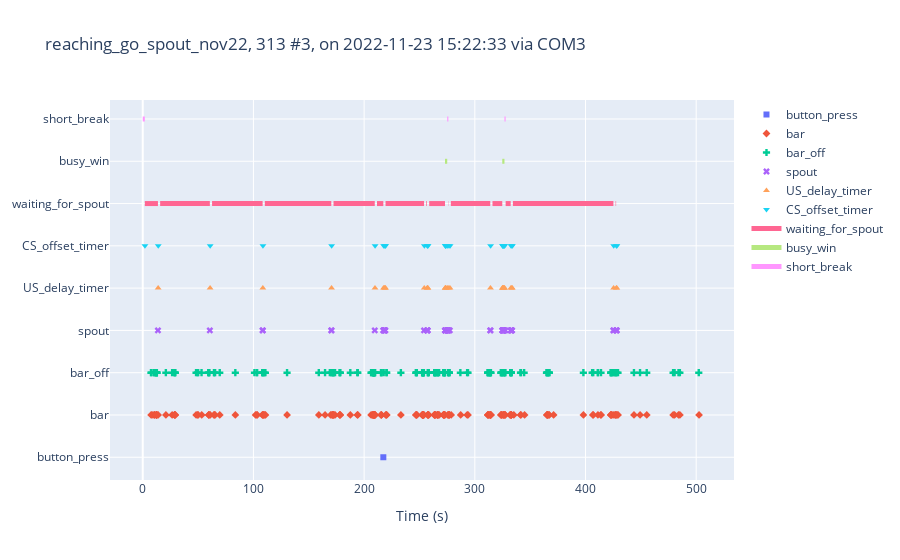
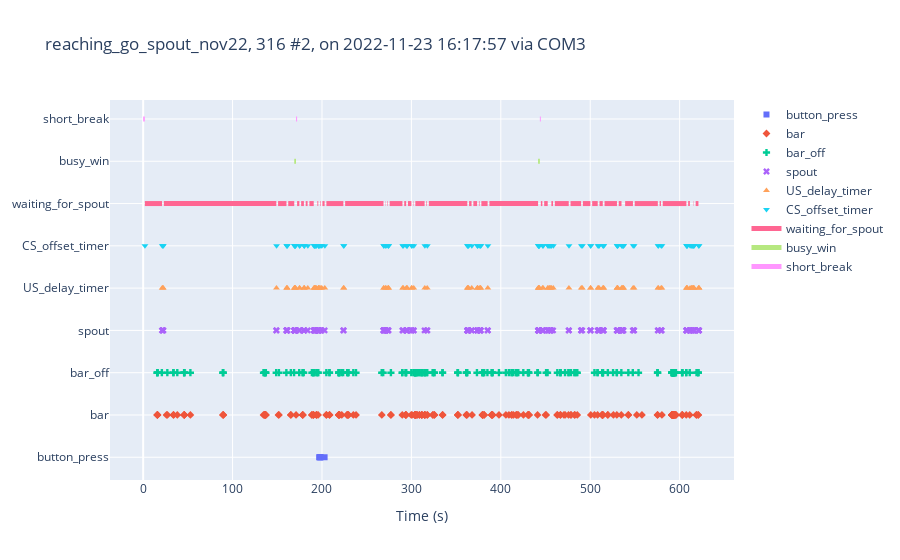
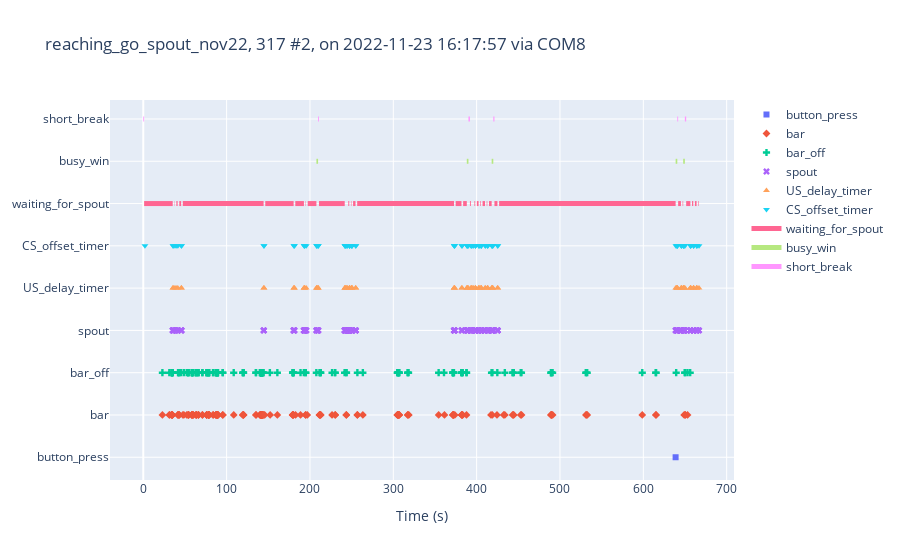
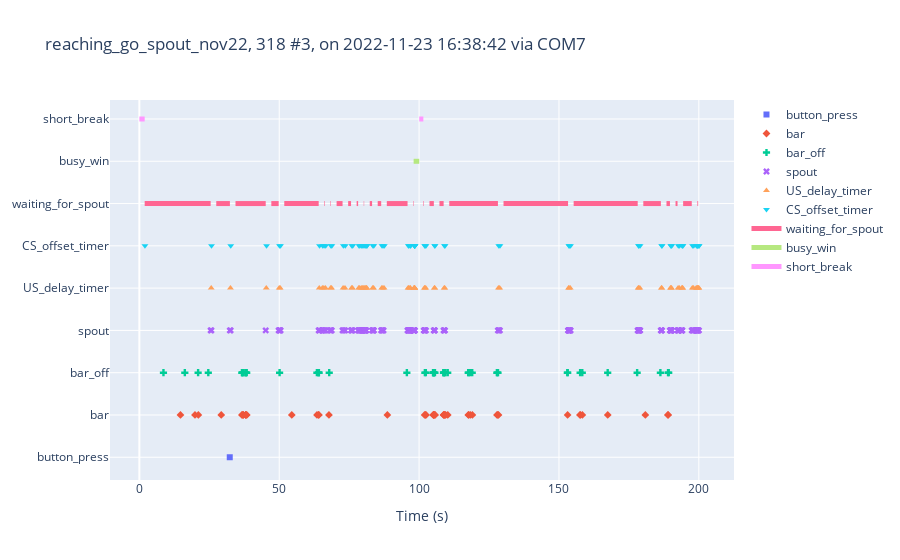

These figures' notebook cell, in order:
### Markdown cell above
#TODO JC314L-2022-11-24-111452_reaching_go_spout_bar_nov22.smrx is broken without error

### Code cell
keys = [ 'button_press', 'bar', 'bar_off', 'spout', 'US_delay_timer', 'CS_offset_timer']
state_def = [{'name': 'waiting_for_spout', 
    'onset': 'waiting_for_spout',
    'offset': 'busy_win'},
    {'name': 'busy_win', 
    'onset': 'busy_win',
    'offset': 'short_break'},
    {'name': 'short_break', 
    'onset': 'short_break', 
    'offset': 'waiting_for_spout'}]

summary_df = pd.DataFrame()

for ss in exp_cohort.sessions:
    smrxname = re.sub('\.txt', f'_{ss.task_name}.smrx', ss.file_name)
    print(smrxname)

    ss.plot_session(
        keys, state_def, export_son=True, son_filename= smrxname)

    summary_df = summary_df.append({
        'file':ss.file_name,
        'task':ss.task_name,
        'spout': len(ss.times['spout']),
        'busy_win': len(ss.times['busy_win'])},
        ignore_index=True)

### Figure 1 — Plotly figure (JSON) as saved in the notebook; plotly's stock layout.template omitted (floating-point values rounded to 4 significant figures; data arrays with more than 128 entries replaced by an {"elided": "..."} marker saying what was removed)
{"data": [{"marker": {"symbol": "square"}, "mode": "markers", "name": "button_press", "type": "scatter", "x": [217.3], "y": ["button_press"]}, {"marker": {"symbol": "diamond"}, "mode": "markers", "name": "bar", "type": "scatter", "x": {"elided": "183 float values"}, "y": {"elided": "183 str values"}}, {"marker": {"symbol": "cross"}, "mode": "markers", "name": "bar_off", "type": "scatter", "x": {"elided": "183 float values"}, "y": {"elided": "183 str values"}}, {"marker": {"symbol": "x"}, "mode": "markers", "name": "spout", "type": "scatter", "x": [13.73, 60.63, 108.3, 108.5, 170.4, 170.6, 209.6, 217.3, 217.6, 218.3, 218.5, 218.7, 218.9, 219.1, 254.1, 256.8, 257.1, 257.3, 257.4, 273.1, 273.2, 273.4, 273.6, 273.6, 275.0, 275.3, 275.3, 275.3, 276.1, 276.3, 277.4, 314.0, 314.2, 324.8, 325.0, 325.3, 325.4, 325.6, 325.9, 326.1, 326.3, 326.7, 327.6, 332.4, 332.6, 333.2, 333.4, 333.6, 425.2, 425.4, 427.6, 428.0, 428.2], "y": ["spout", "spout", "spout", "spout", "spout", "spout", "spout", "spout", "spout", "spout", "spout", "spout", "spout", "spout", "spout", "spout", "spout", "spout", "spout", "spout", "spout", "spout", "spout", "spout", "spout", "spout", "spout", "spout", "spout", "spout", "spout", "spout", "spout", "spout", "spout", "spout", "spout", "spout", "spout", "spout", "spout", "spout", "spout", "spout", "spout", "spout", "spout", "spout", "spout", "spout", "spout", "spout", "spout"]}, {"marker": {"symbol": "triangle-up"}, "mode": "markers", "name": "US_delay_timer", "type": "scatter", "x": [13.93, 60.84, 108.5, 170.6, 209.8, 217.6, 218.5, 218.9, 219.3, 254.3, 257.0, 257.3, 257.6, 273.3, 273.4, 273.8, 273.8, 275.2, 276.5, 277.6, 314.2, 325.0, 325.2, 325.5, 325.6, 326.1, 326.5, 326.9, 332.6, 333.4, 333.8, 425.4, 427.8, 428.2], "y": ["US_delay_timer", "US_delay_timer", "US_delay_timer", "US_delay_timer", "US_delay_timer", "US_delay_timer", "US_delay_timer", "US_delay_timer", "US_delay_timer", "US_delay_timer", "US_delay_timer", "US_delay_timer", "US_delay_timer", "US_delay_timer", "US_delay_timer", "US_delay_timer", "US_delay_timer", "US_delay_timer", "US_delay_timer", "US_delay_timer", "US_delay_timer", "US_delay_timer", "US_delay_timer", "US_delay_timer", "US_delay_timer", "US_delay_timer", "US_delay_timer", "US_delay_timer", "US_delay_timer", "US_delay_timer", "US_delay_timer", "US_delay_timer", "US_delay_timer", "US_delay_timer"]}, {"marker": {"symbol": "triangle-down"}, "mode": "markers", "name": "CS_offset_timer", "type": "scatter", "x": [2, 14.03, 60.94, 108.6, 170.7, 209.9, 217.7, 218.6, 219.0, 219.4, 254.4, 257.1, 257.4, 257.7, 273.4, 273.5, 273.9, 273.9, 275.3, 276.6, 277.7, 314.3, 325.1, 325.3, 325.6, 325.7, 326.2, 326.6, 327.0, 332.7, 333.5, 333.9, 425.5, 427.9, 428.3], "y": ["CS_offset_timer", "CS_offset_timer", "CS_offset_timer", "CS_offset_timer", "CS_offset_timer", "CS_offset_timer", "CS_offset_timer", "CS_offset_timer", "CS_offset_timer", "CS_offset_timer", "CS_offset_timer", "CS_offset_timer", "CS_offset_timer", "CS_offset_timer", "CS_offset_timer", "CS_offset_timer", "CS_offset_timer", "CS_offset_timer", "CS_offset_timer", "CS_offset_timer", "CS_offset_timer", "CS_offset_timer", "CS_offset_timer", "CS_offset_timer", "CS_offset_timer", "CS_offset_timer", "CS_offset_timer", "CS_offset_timer", "CS_offset_timer", "CS_offset_timer", "CS_offset_timer", "CS_offset_timer", "CS_offset_timer", "CS_offset_timer", "CS_offset_timer"]}, {"line": {"width": 5}, "mode": "lines", "name": "waiting_for_spout", "type": "scatter", "x": [1.883, 13.73, null, 15.73, 60.63, null, 62.64, 108.3, null, 110.3, 170.4, null, 172.4, 209.6, null, 211.6, 217.4, null, 219.4, 254.1, null, 256.1, 256.8, null, 258.8, 273.1, null, 276.1, 276.3, null, 278.3, 314.0, null, 316.0, 324.8, null, 327.8, 332.4, null, 334.4, 425.2, null, 427.2, 427.6, null], "y": ["waiting_for_spout", "waiting_for_spout", "waiting_for_spout", "waiting_for_spout", "waiting_for_spout", "waiting_for_spout", "waiting_for_spout", "waiting_for_spout", "waiting_for_spout", "waiting_for_spout", "waiting_for_spout", "waiting_for_spout", "waiting_for_spout", "waiting_for_spout", "waiting_for_spout", "waiting_for_spout", "waiting_for_spout", "waiting_for_spout", "waiting_for_spout", "waiting_for_spout", "waiting_for_spout", "waiting_for_spout", "waiting_for_spout", "waiting_for_spout", "waiting_for_spout", "waiting_for_spout", "waiting_for_spout", "waiting_for_spout", "waiting_for_spout", "waiting_for_spout", "waiting_for_spout", "waiting_for_spout", "waiting_for_spout", "waiting_for_spout", "waiting_for_spout", "waiting_for_spout", "waiting_for_spout", "waiting_for_spout", "waiting_for_spout", "waiting_for_spout", "waiting_for_spout", "waiting_for_spout", "waiting_for_spout", "waiting_for_spout", "waiting_for_spout"]}, {"line": {"width": 5}, "mode": "lines", "name": "busy_win", "type": "scatter", "x": [273.1, 275.1, null, 324.8, 326.8, null], "y": ["busy_win", "busy_win", "busy_win", "busy_win", "busy_win", "busy_win"]}, {"line": {"width": 5}, "mode": "lines", "name": "short_break", "type": "scatter", "x": [0, 1.883, null, 275.1, 276.1, null, 326.8, 327.8, null], "y": ["short_break", "short_break", "short_break", "short_break", "short_break", "short_break", "short_break", "short_break", "short_break"]}], "layout": {"title": {"text": "reaching_go_spout_nov22, 313 #3, on 2022-11-23 15:22:33 via COM3"}, "xaxis": {"title": {"text": "Time (s)"}}, "yaxis": {"fixedrange": true}}}

### Figure 2 — Plotly figure (JSON) as saved in the notebook; plotly's stock layout.template omitted (floating-point values rounded to 4 significant figures; data arrays with more than 128 entries replaced by an {"elided": "..."} marker saying what was removed)
{"data": [{"marker": {"symbol": "square"}, "mode": "markers", "name": "button_press", "type": "scatter", "x": [196.9, 197.5, 198.0, 198.5, 202.9], "y": ["button_press", "button_press", "button_press", "button_press", "button_press"]}, {"marker": {"symbol": "diamond"}, "mode": "markers", "name": "bar", "type": "scatter", "x": {"elided": "197 float values"}, "y": {"elided": "197 str values"}}, {"marker": {"symbol": "cross"}, "mode": "markers", "name": "bar_off", "type": "scatter", "x": {"elided": "198 float values"}, "y": {"elided": "198 str values"}}, {"marker": {"symbol": "x"}, "mode": "markers", "name": "spout", "type": "scatter", "x": {"elided": "179 float values"}, "y": {"elided": "179 str values"}}, {"marker": {"symbol": "triangle-up"}, "mode": "markers", "name": "US_delay_timer", "type": "scatter", "x": [21.34, 21.94, 22.44, 149.1, 160.5, 160.8, 161.2, 169.2, 169.3, 169.6, 169.9, 170.1, 170.3, 174.9, 175.0, 180.0, 180.0, 180.2, 184.1, 191.0, 191.7, 191.8, 192.0, 193.0, 193.1, 193.4, 196.0, 196.1, 196.6, 197.2, 198.7, 199.8, 203.1, 224.1, 224.4, 269.0, 269.1, 271.3, 271.4, 273.9, 274.3, 274.5, 290.2, 290.9, 294.3, 295.1, 295.2, 300.2, 300.5, 302.6, 315.0, 317.7, 362.7, 362.8, 363.7, 363.8, 367.5, 373.7, 374.0, 374.2, 376.4, 377.4, 377.4, 385.5, 441.9, 442.2, 442.4, 442.5, 442.9, 443.0, 446.7, 447.3, 452.7, 452.8, 454.8, 454.9, 456.2, 456.3, 458.6, 476.2, 490.0, 491.1, 500.4, 500.5, 508.6, 509.5, 509.9, 514.2, 514.7, 515.1, 530.1, 530.1, 530.5, 530.8, 535.2, 535.7, 536.4, 537.1, 537.3, 548.0, 549.0, 575.8, 576.2, 579.3, 580.1, 607.7, 607.8, 608.3, 608.4, 611.7, 613.5, 613.8, 614.2, 615.5, 615.6, 616.1, 621.2, 621.6, 621.7], "y": ["US_delay_timer", "US_delay_timer", "US_delay_timer", "US_delay_timer", "US_delay_timer", "US_delay_timer", "US_delay_timer", "US_delay_timer", "US_delay_timer", "US_delay_timer", "US_delay_timer", "US_delay_timer", "US_delay_timer", "US_delay_timer", "US_delay_timer", "US_delay_timer", "US_delay_timer", "US_delay_timer", "US_delay_timer", "US_delay_timer", "US_delay_timer", "US_delay_timer", "US_delay_timer", "US_delay_timer", "US_delay_timer", "US_delay_timer", "US_delay_timer", "US_delay_timer", "US_delay_timer", "US_delay_timer", "US_delay_timer", "US_delay_timer", "US_delay_timer", "US_delay_timer", "US_delay_timer", "US_delay_timer", "US_delay_timer", "US_delay_timer", "US_delay_timer", "US_delay_timer", "US_delay_timer", "US_delay_timer", "US_delay_timer", "US_delay_timer", "US_delay_timer", "US_delay_timer", "US_delay_timer", "US_delay_timer", "US_delay_timer", "US_delay_timer", "US_delay_timer", "US_delay_timer", "US_delay_timer", "US_delay_timer", "US_delay_timer", "US_delay_timer", "US_delay_timer", "US_delay_timer", "US_delay_timer", "US_delay_timer", "US_delay_timer", "US_delay_timer", "US_delay_timer", "US_delay_timer", "US_delay_timer", "US_delay_timer", "US_delay_timer", "US_delay_timer", "US_delay_timer", "US_delay_timer", "US_delay_timer", "US_delay_timer", "US_delay_timer", "US_delay_timer", "US_delay_timer", "US_delay_timer", "US_delay_timer", "US_delay_timer", "US_delay_timer", "US_delay_timer", "US_delay_timer", "US_delay_timer", "US_delay_timer", "US_delay_timer", "US_delay_timer", "US_delay_timer", "US_delay_timer", "US_delay_timer", "US_delay_timer", "US_delay_timer", "US_delay_timer", "US_delay_timer", "US_delay_timer", "US_delay_timer", "US_delay_timer", "US_delay_timer", "US_delay_timer", "US_delay_timer", "US_delay_timer", "US_delay_timer", "US_delay_timer", "US_delay_timer", "US_delay_timer", "US_delay_timer", "US_delay_timer", "US_delay_timer", "US_delay_timer", "US_delay_timer", "US_delay_timer", "US_delay_timer", "US_delay_timer", "US_delay_timer", "US_delay_timer", "US_delay_timer", "US_delay_timer", "US_delay_timer", "US_delay_timer", "US_delay_timer", "US_delay_timer"]}, {"marker": {"symbol": "triangle-down"}, "mode": "markers", "name": "CS_offset_timer", "type": "scatter", "x": [2, 21.44, 22.04, 22.54, 149.2, 160.6, 160.9, 161.3, 169.3, 169.4, 169.7, 170.0, 170.2, 170.4, 175.0, 175.1, 180.1, 180.1, 180.3, 184.2, 191.1, 191.8, 191.9, 192.1, 193.1, 193.2, 193.5, 196.1, 196.2, 196.7, 197.3, 198.8, 199.9, 203.2, 224.2, 224.5, 269.1, 269.2, 271.4, 271.5, 274.0, 274.4, 274.6, 290.3, 291.0, 294.4, 295.2, 295.3, 300.3, 300.6, 302.7, 315.1, 317.8, 362.8, 362.9, 363.8, 363.9, 367.6, 373.8, 374.1, 374.3, 376.5, 377.5, 377.5, 385.6, 442.0, 442.3, 442.5, 442.6, 443.0, 443.1, 446.8, 447.4, 452.8, 452.9, 454.9, 455.0, 456.3, 456.4, 458.7, 476.3, 490.1, 491.2, 500.5, 500.6, 508.7, 509.6, 510.0, 514.3, 514.8, 515.2, 530.2, 530.2, 530.6, 530.9, 535.3, 535.8, 536.5, 537.2, 537.4, 548.1, 549.1, 575.9, 576.3, 579.4, 580.2, 607.8, 607.9, 608.4, 608.5, 611.8, 613.6, 613.9, 614.3, 615.6, 615.7, 616.2, 621.3, 621.7], "y": ["CS_offset_timer", "CS_offset_timer", "CS_offset_timer", "CS_offset_timer", "CS_offset_timer", "CS_offset_timer", "CS_offset_timer", "CS_offset_timer", "CS_offset_timer", "CS_offset_timer", "CS_offset_timer", "CS_offset_timer", "CS_offset_timer", "CS_offset_timer", "CS_offset_timer", "CS_offset_timer", "CS_offset_timer", "CS_offset_timer", "CS_offset_timer", "CS_offset_timer", "CS_offset_timer", "CS_offset_timer", "CS_offset_timer", "CS_offset_timer", "CS_offset_timer", "CS_offset_timer", "CS_offset_timer", "CS_offset_timer", "CS_offset_timer", "CS_offset_timer", "CS_offset_timer", "CS_offset_timer", "CS_offset_timer", "CS_offset_timer", "CS_offset_timer", "CS_offset_timer", "CS_offset_timer", "CS_offset_timer", "CS_offset_timer", "CS_offset_timer", "CS_offset_timer", "CS_offset_timer", "CS_offset_timer", "CS_offset_timer", "CS_offset_timer", "CS_offset_timer", "CS_offset_timer", "CS_offset_timer", "CS_offset_timer", "CS_offset_timer", "CS_offset_timer", "CS_offset_timer", "CS_offset_timer", "CS_offset_timer", "CS_offset_timer", "CS_offset_timer", "CS_offset_timer", "CS_offset_timer", "CS_offset_timer", "CS_offset_timer", "CS_offset_timer", "CS_offset_timer", "CS_offset_timer", "CS_offset_timer", "CS_offset_timer", "CS_offset_timer", "CS_offset_timer", "CS_offset_timer", "CS_offset_timer", "CS_offset_timer", "CS_offset_timer", "CS_offset_timer", "CS_offset_timer", "CS_offset_timer", "CS_offset_timer", "CS_offset_timer", "CS_offset_timer", "CS_offset_timer", "CS_offset_timer", "CS_offset_timer", "CS_offset_timer", "CS_offset_timer", "CS_offset_timer", "CS_offset_timer", "CS_offset_timer", "CS_offset_timer", "CS_offset_timer", "CS_offset_timer", "CS_offset_timer", "CS_offset_timer", "CS_offset_timer", "CS_offset_timer", "CS_offset_timer", "CS_offset_timer", "CS_offset_timer", "CS_offset_timer", "CS_offset_timer", "CS_offset_timer", "CS_offset_timer", "CS_offset_timer", "CS_offset_timer", "CS_offset_timer", "CS_offset_timer", "CS_offset_timer", "CS_offset_timer", "CS_offset_timer", "CS_offset_timer", "CS_offset_timer", "CS_offset_timer", "CS_offset_timer", "CS_offset_timer", "CS_offset_timer", "CS_offset_timer", "CS_offset_timer", "CS_offset_timer", "CS_offset_timer", "CS_offset_timer", "CS_offset_timer", "CS_offset_timer"]}, {"line": {"width": 5}, "mode": "lines", "name": "waiting_for_spout", "type": "scatter", "x": {"elided": "144 float values"}, "y": {"elided": "144 str values"}}, {"line": {"width": 5}, "mode": "lines", "name": "busy_win", "type": "scatter", "x": [169.0, 171.0, null, 441.7, 443.7, null], "y": ["busy_win", "busy_win", "busy_win", "busy_win", "busy_win", "busy_win"]}, {"line": {"width": 5}, "mode": "lines", "name": "short_break", "type": "scatter", "x": [0, 1.886, null, 171.0, 172.2, null, 443.7, 444.8, null], "y": ["short_break", "short_break", "short_break", "short_break", "short_break", "short_break", "short_break", "short_break", "short_break"]}], "layout": {"title": {"text": "reaching_go_spout_nov22, 316 #2, on 2022-11-23 16:17:57 via COM3"}, "xaxis": {"title": {"text": "Time (s)"}}, "yaxis": {"fixedrange": true}}}

### Figure 3 — Plotly figure (JSON) as saved in the notebook; plotly's stock layout.template omitted (floating-point values rounded to 4 significant figures; data arrays with more than 128 entries replaced by an {"elided": "..."} marker saying what was removed)
{"data": [{"marker": {"symbol": "square"}, "mode": "markers", "name": "button_press", "type": "scatter", "x": [638.8], "y": ["button_press"]}, {"marker": {"symbol": "diamond"}, "mode": "markers", "name": "bar", "type": "scatter", "x": {"elided": "167 float values"}, "y": {"elided": "167 str values"}}, {"marker": {"symbol": "cross"}, "mode": "markers", "name": "bar_off", "type": "scatter", "x": {"elided": "167 float values"}, "y": {"elided": "167 str values"}}, {"marker": {"symbol": "x"}, "mode": "markers", "name": "spout", "type": "scatter", "x": {"elided": "204 float values"}, "y": {"elided": "204 str values"}}, {"marker": {"symbol": "triangle-up"}, "mode": "markers", "name": "US_delay_timer", "type": "scatter", "x": [35.5, 35.92, 37.9, 39.38, 41.41, 45.63, 45.78, 144.6, 144.9, 180.6, 181.0, 181.4, 193.0, 193.0, 193.3, 193.8, 195.5, 207.9, 208.1, 208.3, 209.7, 209.7, 209.9, 241.9, 242.1, 242.1, 242.2, 244.2, 244.3, 244.7, 247.4, 247.5, 247.5, 247.7, 250.0, 250.1, 250.4, 250.4, 254.9, 255.0, 373.0, 373.1, 373.2, 373.6, 382.0, 382.5, 388.4, 388.4, 388.7, 389.4, 389.9, 393.3, 393.4, 393.6, 395.5, 395.9, 398.5, 398.5, 398.6, 402.5, 402.7, 403.0, 405.3, 405.3, 405.4, 405.4, 410.3, 410.4, 413.0, 413.2, 413.4, 418.2, 418.2, 418.7, 419.2, 419.4, 425.2, 425.3, 639.0, 640.2, 640.4, 640.5, 640.7, 640.7, 645.3, 645.7, 646.0, 648.0, 648.2, 648.4, 648.8, 648.8, 649.9, 656.7, 656.7, 656.7, 656.8, 660.1, 660.3, 660.5, 664.1, 664.1, 664.2, 666.8], "y": ["US_delay_timer", "US_delay_timer", "US_delay_timer", "US_delay_timer", "US_delay_timer", "US_delay_timer", "US_delay_timer", "US_delay_timer", "US_delay_timer", "US_delay_timer", "US_delay_timer", "US_delay_timer", "US_delay_timer", "US_delay_timer", "US_delay_timer", "US_delay_timer", "US_delay_timer", "US_delay_timer", "US_delay_timer", "US_delay_timer", "US_delay_timer", "US_delay_timer", "US_delay_timer", "US_delay_timer", "US_delay_timer", "US_delay_timer", "US_delay_timer", "US_delay_timer", "US_delay_timer", "US_delay_timer", "US_delay_timer", "US_delay_timer", "US_delay_timer", "US_delay_timer", "US_delay_timer", "US_delay_timer", "US_delay_timer", "US_delay_timer", "US_delay_timer", "US_delay_timer", "US_delay_timer", "US_delay_timer", "US_delay_timer", "US_delay_timer", "US_delay_timer", "US_delay_timer", "US_delay_timer", "US_delay_timer", "US_delay_timer", "US_delay_timer", "US_delay_timer", "US_delay_timer", "US_delay_timer", "US_delay_timer", "US_delay_timer", "US_delay_timer", "US_delay_timer", "US_delay_timer", "US_delay_timer", "US_delay_timer", "US_delay_timer", "US_delay_timer", "US_delay_timer", "US_delay_timer", "US_delay_timer", "US_delay_timer", "US_delay_timer", "US_delay_timer", "US_delay_timer", "US_delay_timer", "US_delay_timer", "US_delay_timer", "US_delay_timer", "US_delay_timer", "US_delay_timer", "US_delay_timer", "US_delay_timer", "US_delay_timer", "US_delay_timer", "US_delay_timer", "US_delay_timer", "US_delay_timer", "US_delay_timer", "US_delay_timer", "US_delay_timer", "US_delay_timer", "US_delay_timer", "US_delay_timer", "US_delay_timer", "US_delay_timer", "US_delay_timer", "US_delay_timer", "US_delay_timer", "US_delay_timer", "US_delay_timer", "US_delay_timer", "US_delay_timer", "US_delay_timer", "US_delay_timer", "US_delay_timer", "US_delay_timer", "US_delay_timer", "US_delay_timer", "US_delay_timer"]}, {"marker": {"symbol": "triangle-down"}, "mode": "markers", "name": "CS_offset_timer", "type": "scatter", "x": [2, 35.6, 36.02, 38.0, 39.48, 41.51, 45.73, 45.88, 144.7, 145.0, 180.7, 181.1, 181.5, 193.1, 193.1, 193.4, 193.9, 195.6, 208.0, 208.2, 208.4, 209.8, 209.8, 210.0, 242.0, 242.2, 242.2, 242.3, 244.3, 244.4, 244.8, 247.5, 247.6, 247.6, 247.8, 250.1, 250.2, 250.5, 250.5, 255.0, 255.1, 373.1, 373.2, 373.3, 373.7, 382.1, 382.6, 388.5, 388.5, 388.8, 389.5, 390.0, 393.4, 393.5, 393.7, 395.6, 395.9, 398.6, 398.6, 398.7, 402.6, 402.8, 403.1, 405.4, 405.4, 405.5, 405.5, 410.4, 410.5, 413.1, 413.3, 413.5, 418.3, 418.3, 418.8, 419.3, 419.5, 425.3, 425.4, 639.1, 640.3, 640.5, 640.6, 640.8, 640.8, 645.4, 645.8, 646.1, 648.1, 648.3, 648.5, 648.9, 648.9, 650.0, 656.8, 656.8, 656.8, 656.9, 660.2, 660.4, 660.6, 664.2, 664.2, 664.3, 666.9], "y": ["CS_offset_timer", "CS_offset_timer", "CS_offset_timer", "CS_offset_timer", "CS_offset_timer", "CS_offset_timer", "CS_offset_timer", "CS_offset_timer", "CS_offset_timer", "CS_offset_timer", "CS_offset_timer", "CS_offset_timer", "CS_offset_timer", "CS_offset_timer", "CS_offset_timer", "CS_offset_timer", "CS_offset_timer", "CS_offset_timer", "CS_offset_timer", "CS_offset_timer", "CS_offset_timer", "CS_offset_timer", "CS_offset_timer", "CS_offset_timer", "CS_offset_timer", "CS_offset_timer", "CS_offset_timer", "CS_offset_timer", "CS_offset_timer", "CS_offset_timer", "CS_offset_timer", "CS_offset_timer", "CS_offset_timer", "CS_offset_timer", "CS_offset_timer", "CS_offset_timer", "CS_offset_timer", "CS_offset_timer", "CS_offset_timer", "CS_offset_timer", "CS_offset_timer", "CS_offset_timer", "CS_offset_timer", "CS_offset_timer", "CS_offset_timer", "CS_offset_timer", "CS_offset_timer", "CS_offset_timer", "CS_offset_timer", "CS_offset_timer", "CS_offset_timer", "CS_offset_timer", "CS_offset_timer", "CS_offset_timer", "CS_offset_timer", "CS_offset_timer", "CS_offset_timer", "CS_offset_timer", "CS_offset_timer", "CS_offset_timer", "CS_offset_timer", "CS_offset_timer", "CS_offset_timer", "CS_offset_timer", "CS_offset_timer", "CS_offset_timer", "CS_offset_timer", "CS_offset_timer", "CS_offset_timer", "CS_offset_timer", "CS_offset_timer", "CS_offset_timer", "CS_offset_timer", "CS_offset_timer", "CS_offset_timer", "CS_offset_timer", "CS_offset_timer", "CS_offset_timer", "CS_offset_timer", "CS_offset_timer", "CS_offset_timer", "CS_offset_timer", "CS_offset_timer", "CS_offset_timer", "CS_offset_timer", "CS_offset_timer", "CS_offset_timer", "CS_offset_timer", "CS_offset_timer", "CS_offset_timer", "CS_offset_timer", "CS_offset_timer", "CS_offset_timer", "CS_offset_timer", "CS_offset_timer", "CS_offset_timer", "CS_offset_timer", "CS_offset_timer", "CS_offset_timer", "CS_offset_timer", "CS_offset_timer", "CS_offset_timer", "CS_offset_timer", "CS_offset_timer", "CS_offset_timer"]}, {"line": {"width": 5}, "mode": "lines", "name": "waiting_for_spout", "type": "scatter", "x": [1.03, 35.3, null, 37.3, 37.7, null, 39.7, 41.2, null, 43.21, 45.42, null, 47.43, 144.4, null, 146.4, 180.4, null, 182.4, 192.8, null, 194.8, 195.3, null, 197.3, 207.7, null, 210.8, 241.7, null, 243.7, 244.0, null, 246.0, 247.2, null, 249.2, 249.8, null, 251.8, 254.7, null, 256.7, 372.8, null, 374.8, 381.8, null, 383.8, 388.2, null, 392.0, 393.1, null, 395.1, 395.3, null, 397.3, 398.3, null, 400.3, 402.3, null, 404.3, 405.1, null, 407.1, 410.1, null, 412.1, 412.8, null, 414.8, 418.0, null, 421.4, 425.0, null, 427.0, 638.8, null, 641.8, 645.1, null, 647.1, 647.8, null, 651.4, 656.5, null, 658.5, 659.9, null, 661.9, 663.9, null, 665.9, 666.6, null], "y": ["waiting_for_spout", "waiting_for_spout", "waiting_for_spout", "waiting_for_spout", "waiting_for_spout", "waiting_for_spout", "waiting_for_spout", "waiting_for_spout", "waiting_for_spout", "waiting_for_spout", "waiting_for_spout", "waiting_for_spout", "waiting_for_spout", "waiting_for_spout", "waiting_for_spout", "waiting_for_spout", "waiting_for_spout", "waiting_for_spout", "waiting_for_spout", "waiting_for_spout", "waiting_for_spout", "waiting_for_spout", "waiting_for_spout", "waiting_for_spout", "waiting_for_spout", "waiting_for_spout", "waiting_for_spout", "waiting_for_spout", "waiting_for_spout", "waiting_for_spout", "waiting_for_spout", "waiting_for_spout", "waiting_for_spout", "waiting_for_spout", "waiting_for_spout", "waiting_for_spout", "waiting_for_spout", "waiting_for_spout", "waiting_for_spout", "waiting_for_spout", "waiting_for_spout", "waiting_for_spout", "waiting_for_spout", "waiting_for_spout", "waiting_for_spout", "waiting_for_spout", "waiting_for_spout", "waiting_for_spout", "waiting_for_spout", "waiting_for_spout", "waiting_for_spout", "waiting_for_spout", "waiting_for_spout", "waiting_for_spout", "waiting_for_spout", "waiting_for_spout", "waiting_for_spout", "waiting_for_spout", "waiting_for_spout", "waiting_for_spout", "waiting_for_spout", "waiting_for_spout", "waiting_for_spout", "waiting_for_spout", "waiting_for_spout", "waiting_for_spout", "waiting_for_spout", "waiting_for_spout", "waiting_for_spout", "waiting_for_spout", "waiting_for_spout", "waiting_for_spout", "waiting_for_spout", "waiting_for_spout", "waiting_for_spout", "waiting_for_spout", "waiting_for_spout", "waiting_for_spout", "waiting_for_spout", "waiting_for_spout", "waiting_for_spout", "waiting_for_spout", "waiting_for_spout", "waiting_for_spout", "waiting_for_spout", "waiting_for_spout", "waiting_for_spout", "waiting_for_spout", "waiting_for_spout", "waiting_for_spout", "waiting_for_spout", "waiting_for_spout", "waiting_for_spout", "waiting_for_spout", "waiting_for_spout", "waiting_for_spout", "waiting_for_spout", "waiting_for_spout", "waiting_for_spout"]}, {"line": {"width": 5}, "mode": "lines", "name": "busy_win", "type": "scatter", "x": [207.7, 209.7, null, 388.2, 390.2, null, 418.0, 420.0, null, 638.8, 640.8, null, 647.8, 649.9, null], "y": ["busy_win", "busy_win", "busy_win", "busy_win", "busy_win", "busy_win", "busy_win", "busy_win", "busy_win", "busy_win", "busy_win", "busy_win", "busy_win", "busy_win", "busy_win"]}, {"line": {"width": 5}, "mode": "lines", "name": "short_break", "type": "scatter", "x": [0, 1.03, null, 209.7, 210.8, null, 390.2, 392.0, null, 420.0, 421.4, null, 640.8, 641.8, null, 649.9, 651.4, null], "y": ["short_break", "short_break", "short_break", "short_break", "short_break", "short_break", "short_break", "short_break", "short_break", "short_break", "short_break", "short_break", "short_break", "short_break", "short_break", "short_break", "short_break", "short_break"]}], "layout": {"title": {"text": "reaching_go_spout_nov22, 317 #2, on 2022-11-23 16:17:57 via COM8"}, "xaxis": {"title": {"text": "Time (s)"}}, "yaxis": {"fixedrange": true}}}

### Figure 4 — Plotly figure (JSON) as saved in the notebook; plotly's stock layout.template omitted (floating-point values rounded to 4 significant figures; data arrays with more than 128 entries replaced by an {"elided": "..."} marker saying what was removed)
{"data": [{"marker": {"symbol": "square"}, "mode": "markers", "name": "button_press", "type": "scatter", "x": [32.32], "y": ["button_press"]}, {"marker": {"symbol": "diamond"}, "mode": "markers", "name": "bar", "type": "scatter", "x": [14.69, 19.89, 21.09, 29.27, 36.72, 36.74, 37.15, 37.18, 38.01, 38.06, 38.09, 38.4, 54.49, 63.51, 64.09, 64.16, 67.78, 88.65, 102.0, 102.4, 102.4, 105.1, 105.1, 105.3, 105.3, 105.6, 105.7, 108.7, 108.8, 109.1, 109.2, 109.5, 110.2, 117.6, 117.8, 118.3, 119.0, 127.8, 128.1, 128.4, 153.1, 157.5, 157.6, 158.4, 167.4, 180.9, 189.0, 189.0], "y": ["bar", "bar", "bar", "bar", "bar", "bar", "bar", "bar", "bar", "bar", "bar", "bar", "bar", "bar", "bar", "bar", "bar", "bar", "bar", "bar", "bar", "bar", "bar", "bar", "bar", "bar", "bar", "bar", "bar", "bar", "bar", "bar", "bar", "bar", "bar", "bar", "bar", "bar", "bar", "bar", "bar", "bar", "bar", "bar", "bar", "bar", "bar", "bar"]}, {"marker": {"symbol": "cross"}, "mode": "markers", "name": "bar_off", "type": "scatter", "x": [8.616, 16.25, 21.01, 24.64, 36.7, 36.73, 36.93, 37.17, 37.98, 38.02, 38.08, 38.38, 50.13, 63.47, 64.06, 64.13, 64.18, 67.87, 95.63, 102.1, 102.4, 105.0, 105.1, 105.2, 105.3, 105.3, 105.7, 108.7, 108.8, 108.8, 109.1, 109.4, 110.2, 117.6, 117.7, 118.3, 119.0, 127.8, 128.0, 128.2, 153.0, 153.1, 157.6, 158.3, 167.4, 177.9, 186.3, 189.0, 189.2], "y": ["bar_off", "bar_off", "bar_off", "bar_off", "bar_off", "bar_off", "bar_off", "bar_off", "bar_off", "bar_off", "bar_off", "bar_off", "bar_off", "bar_off", "bar_off", "bar_off", "bar_off", "bar_off", "bar_off", "bar_off", "bar_off", "bar_off", "bar_off", "bar_off", "bar_off", "bar_off", "bar_off", "bar_off", "bar_off", "bar_off", "bar_off", "bar_off", "bar_off", "bar_off", "bar_off", "bar_off", "bar_off", "bar_off", "bar_off", "bar_off", "bar_off", "bar_off", "bar_off", "bar_off", "bar_off", "bar_off", "bar_off", "bar_off", "bar_off"]}, {"marker": {"symbol": "x"}, "mode": "markers", "name": "spout", "type": "scatter", "x": {"elided": "152 float values"}, "y": {"elided": "152 str values"}}, {"marker": {"symbol": "triangle-up"}, "mode": "markers", "name": "US_delay_timer", "type": "scatter", "x": [25.69, 32.57, 45.37, 50.0, 50.34, 64.31, 65.43, 65.94, 66.52, 68.38, 68.71, 72.84, 73.5, 75.87, 76.17, 78.41, 78.74, 79.33, 79.74, 80.16, 80.56, 80.86, 81.24, 81.26, 83.4, 83.71, 86.65, 87.05, 87.47, 96.08, 96.25, 96.72, 96.9, 98.25, 98.27, 98.29, 98.34, 98.37, 98.4, 98.43, 101.9, 102.1, 102.4, 105.5, 105.6, 109.0, 109.2, 128.4, 128.8, 153.5, 153.6, 154.0, 178.3, 178.5, 178.9, 186.6, 186.8, 189.9, 190.0, 190.2, 192.6, 193.0, 193.9, 194.1, 194.2, 197.7, 198.1, 199.1, 199.4, 199.4, 199.6, 200.0, 200.0], "y": ["US_delay_timer", "US_delay_timer", "US_delay_timer", "US_delay_timer", "US_delay_timer", "US_delay_timer", "US_delay_timer", "US_delay_timer", "US_delay_timer", "US_delay_timer", "US_delay_timer", "US_delay_timer", "US_delay_timer", "US_delay_timer", "US_delay_timer", "US_delay_timer", "US_delay_timer", "US_delay_timer", "US_delay_timer", "US_delay_timer", "US_delay_timer", "US_delay_timer", "US_delay_timer", "US_delay_timer", "US_delay_timer", "US_delay_timer", "US_delay_timer", "US_delay_timer", "US_delay_timer", "US_delay_timer", "US_delay_timer", "US_delay_timer", "US_delay_timer", "US_delay_timer", "US_delay_timer", "US_delay_timer", "US_delay_timer", "US_delay_timer", "US_delay_timer", "US_delay_timer", "US_delay_timer", "US_delay_timer", "US_delay_timer", "US_delay_timer", "US_delay_timer", "US_delay_timer", "US_delay_timer", "US_delay_timer", "US_delay_timer", "US_delay_timer", "US_delay_timer", "US_delay_timer", "US_delay_timer", "US_delay_timer", "US_delay_timer", "US_delay_timer", "US_delay_timer", "US_delay_timer", "US_delay_timer", "US_delay_timer", "US_delay_timer", "US_delay_timer", "US_delay_timer", "US_delay_timer", "US_delay_timer", "US_delay_timer", "US_delay_timer", "US_delay_timer", "US_delay_timer", "US_delay_timer", "US_delay_timer", "US_delay_timer", "US_delay_timer"]}, {"marker": {"symbol": "triangle-down"}, "mode": "markers", "name": "CS_offset_timer", "type": "scatter", "x": [2, 25.79, 32.67, 45.47, 50.1, 50.44, 64.41, 65.53, 66.04, 66.62, 68.48, 68.81, 72.94, 73.6, 75.97, 76.28, 78.51, 78.84, 79.43, 79.84, 80.26, 80.66, 80.96, 81.34, 81.36, 83.5, 83.81, 86.75, 87.15, 87.57, 96.17, 96.35, 96.82, 97.0, 98.35, 98.37, 98.39, 98.44, 98.47, 98.5, 98.53, 102.0, 102.2, 102.5, 105.6, 105.7, 109.1, 109.3, 128.5, 128.9, 153.6, 153.7, 154.1, 178.4, 178.6, 179.0, 186.7, 186.9, 190.0, 190.1, 190.3, 192.7, 193.1, 194.0, 194.2, 194.3, 197.8, 198.2, 199.2, 199.5, 199.5, 199.7, 200.1, 200.1], "y": ["CS_offset_timer", "CS_offset_timer", "CS_offset_timer", "CS_offset_timer", "CS_offset_timer", "CS_offset_timer", "CS_offset_timer", "CS_offset_timer", "CS_offset_timer", "CS_offset_timer", "CS_offset_timer", "CS_offset_timer", "CS_offset_timer", "CS_offset_timer", "CS_offset_timer", "CS_offset_timer", "CS_offset_timer", "CS_offset_timer", "CS_offset_timer", "CS_offset_timer", "CS_offset_timer", "CS_offset_timer", "CS_offset_timer", "CS_offset_timer", "CS_offset_timer", "CS_offset_timer", "CS_offset_timer", "CS_offset_timer", "CS_offset_timer", "CS_offset_timer", "CS_offset_timer", "CS_offset_timer", "CS_offset_timer", "CS_offset_timer", "CS_offset_timer", "CS_offset_timer", "CS_offset_timer", "CS_offset_timer", "CS_offset_timer", "CS_offset_timer", "CS_offset_timer", "CS_offset_timer", "CS_offset_timer", "CS_offset_timer", "CS_offset_timer", "CS_offset_timer", "CS_offset_timer", "CS_offset_timer", "CS_offset_timer", "CS_offset_timer", "CS_offset_timer", "CS_offset_timer", "CS_offset_timer", "CS_offset_timer", "CS_offset_timer", "CS_offset_timer", "CS_offset_timer", "CS_offset_timer", "CS_offset_timer", "CS_offset_timer", "CS_offset_timer", "CS_offset_timer", "CS_offset_timer", "CS_offset_timer", "CS_offset_timer", "CS_offset_timer", "CS_offset_timer", "CS_offset_timer", "CS_offset_timer", "CS_offset_timer", "CS_offset_timer", "CS_offset_timer", "CS_offset_timer", "CS_offset_timer"]}, {"line": {"width": 5}, "mode": "lines", "name": "waiting_for_spout", "type": "scatter", "x": [1.903, 25.49, null, 27.5, 32.37, null, 34.37, 45.17, null, 47.17, 49.8, null, 51.8, 64.11, null, 66.11, 66.32, null, 68.32, 68.51, null, 70.51, 72.64, null, 74.64, 75.67, null, 77.68, 78.21, null, 80.21, 80.36, null, 82.36, 83.2, null, 85.2, 86.45, null, 88.46, 95.87, null, 97.88, 98.05, null, 101.5, 101.7, null, 103.7, 105.3, null, 107.3, 108.8, null, 110.8, 128.2, null, 130.2, 153.3, null, 155.3, 178.1, null, 180.1, 186.4, null, 188.4, 189.7, null, 191.7, 192.4, null, 194.4, 197.5, null, 199.5, 199.8, null], "y": ["waiting_for_spout", "waiting_for_spout", "waiting_for_spout", "waiting_for_spout", "waiting_for_spout", "waiting_for_spout", "waiting_for_spout", "waiting_for_spout", "waiting_for_spout", "waiting_for_spout", "waiting_for_spout", "waiting_for_spout", "waiting_for_spout", "waiting_for_spout", "waiting_for_spout", "waiting_for_spout", "waiting_for_spout", "waiting_for_spout", "waiting_for_spout", "waiting_for_spout", "waiting_for_spout", "waiting_for_spout", "waiting_for_spout", "waiting_for_spout", "waiting_for_spout", "waiting_for_spout", "waiting_for_spout", "waiting_for_spout", "waiting_for_spout", "waiting_for_spout", "waiting_for_spout", "waiting_for_spout", "waiting_for_spout", "waiting_for_spout", "waiting_for_spout", "waiting_for_spout", "waiting_for_spout", "waiting_for_spout", "waiting_for_spout", "waiting_for_spout", "waiting_for_spout", "waiting_for_spout", "waiting_for_spout", "waiting_for_spout", "waiting_for_spout", "waiting_for_spout", "waiting_for_spout", "waiting_for_spout", "waiting_for_spout", "waiting_for_spout", "waiting_for_spout", "waiting_for_spout", "waiting_for_spout", "waiting_for_spout", "waiting_for_spout", "waiting_for_spout", "waiting_for_spout", "waiting_for_spout", "waiting_for_spout", "waiting_for_spout", "waiting_for_spout", "waiting_for_spout", "waiting_for_spout", "waiting_for_spout", "waiting_for_spout", "waiting_for_spout", "waiting_for_spout", "waiting_for_spout", "waiting_for_spout", "waiting_for_spout", "waiting_for_spout", "waiting_for_spout", "waiting_for_spout", "waiting_for_spout", "waiting_for_spout", "waiting_for_spout", "waiting_for_spout", "waiting_for_spout"]}, {"line": {"width": 5}, "mode": "lines", "name": "busy_win", "type": "scatter", "x": [98.05, 100.0, null], "y": ["busy_win", "busy_win", "busy_win"]}, {"line": {"width": 5}, "mode": "lines", "name": "short_break", "type": "scatter", "x": [0, 1.903, null, 100.0, 101.5, null], "y": ["short_break", "short_break", "short_break", "short_break", "short_break", "short_break"]}], "layout": {"title": {"text": "reaching_go_spout_nov22, 318 #3, on 2022-11-23 16:38:42 via COM7"}, "xaxis": {"title": {"text": "Time (s)"}}, "yaxis": {"fixedrange": true}}}
